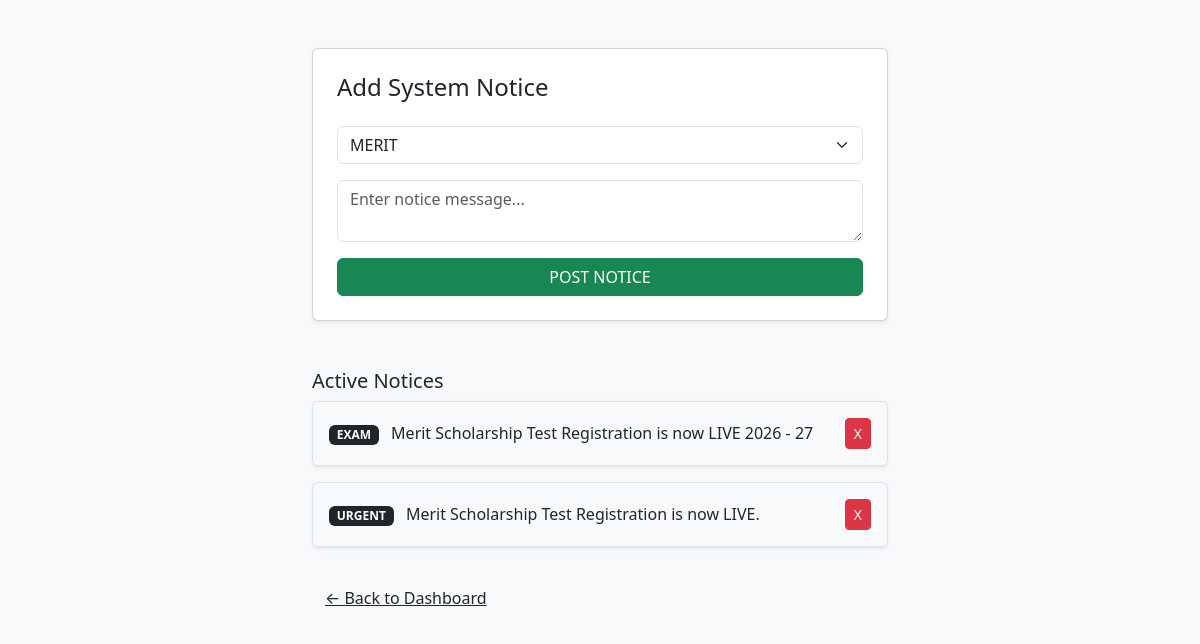
Page /admin/add_notice.php (signed in) on the committed database.
### tables this page shows
CREATE TABLE `system_notices` (
  `id` int(11) NOT NULL,
  `category` varchar(50) DEFAULT 'GENERAL',
  `message` text NOT NULL,
  `created_at` timestamp NOT NULL DEFAULT current_timestamp()
);

### admin/add_notice.php (the view, shortened to what this page needs)
<?php
include '../config/db.php';
$notices = $conn->query("SELECT * FROM system_notices ORDER BY id DESC");
?>
<!DOCTYPE html>
<html>
<head>
    <link href="https://cdn.jsdelivr.net/npm/bootstrap@5.3.0/dist/css/bootstrap.min.css" rel="stylesheet">
</head>
<body class="bg-light p-5">
    <div class="container" style="max-width: 600px;">
        <div class="card shadow-sm p-4">
            <h4 class="mb-4">Add System Notice</h4>
            <form method="POST">
                <select name="category" class="form-select mb-3">
                    <option>MERIT</option>
                </select>
                <textarea name="message" class="form-control mb-3" placeholder="Enter notice message..." required></textarea>
                <button class="btn btn-success w-100">POST NOTICE</button>
            </form>
        </div>
        <div class="mt-5">
            <h5>Active Notices</h5>
            <?php while($row = $notices->fetch_assoc()): ?>
                <div class="alert alert-white border shadow-sm d-flex justify-content-between align-items-center">
                    <div>
                        <span class="badge bg-dark me-2"><?= $row['category'] ?></span>
                        <?= $row['message'] ?>
                    </div>
                    <a href="?del=<?= $row['id'] ?>" class="btn btn-sm btn-danger">X</a>
                </div>
            <?php endwhile; ?>
        </div>
        <a href="index.php" class="btn btn-link mt-3 text-dark">← Back to Dashboard</a>
    </div>
</body>
</html>

### rows in the picture
system_notices: category "EXAM", message "Merit Scholarship Test Registration is now LIVE 2026 - 27"
system_notices: category "URGENT", message "Merit Scholarship Test Registration is now LIVE."
